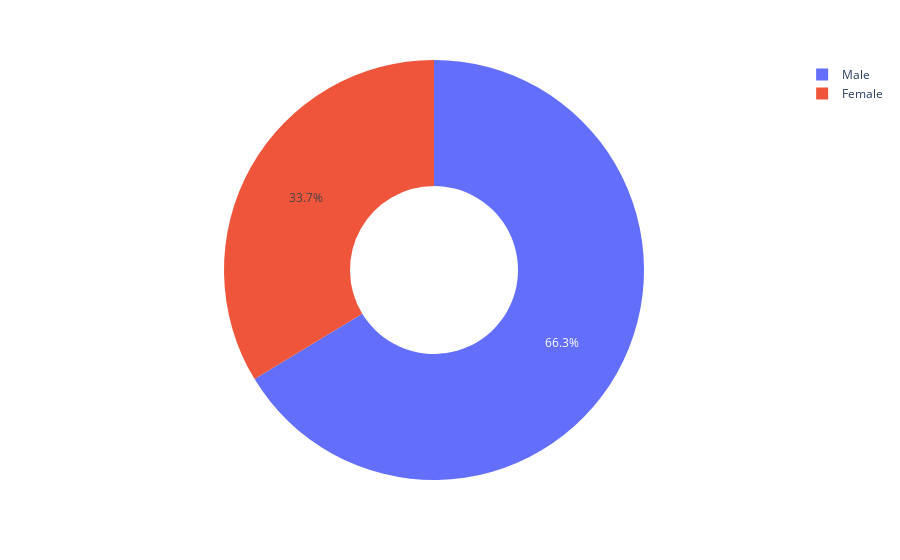

Write notebook code for a chart like this one.
### Markdown cell above
### Menampilkan data pelanggan berdasarkan `gender`

### Code cell
figure = px.pie(dataset, values='tip', names='sex', hole=0.4)

figure.show()

### Figure 1 — Plotly figure (JSON) as saved in the notebook; plotly's stock layout.template omitted (floating-point values rounded to 4 significant figures; data arrays with more than 128 entries replaced by an {"elided": "..."} marker saying what was removed)
{"data": [{"domain": {"x": [0, 1], "y": [0, 1]}, "hole": 0.4, "hovertemplate": "sex=%{label}<br>tip=%{value}<extra></extra>", "labels": {"elided": "244 str values"}, "legendgroup": "", "name": "", "showlegend": true, "type": "pie", "values": {"elided": "244 float values"}}], "layout": {"legend": {"tracegroupgap": 0}, "margin": {"t": 60}}}
